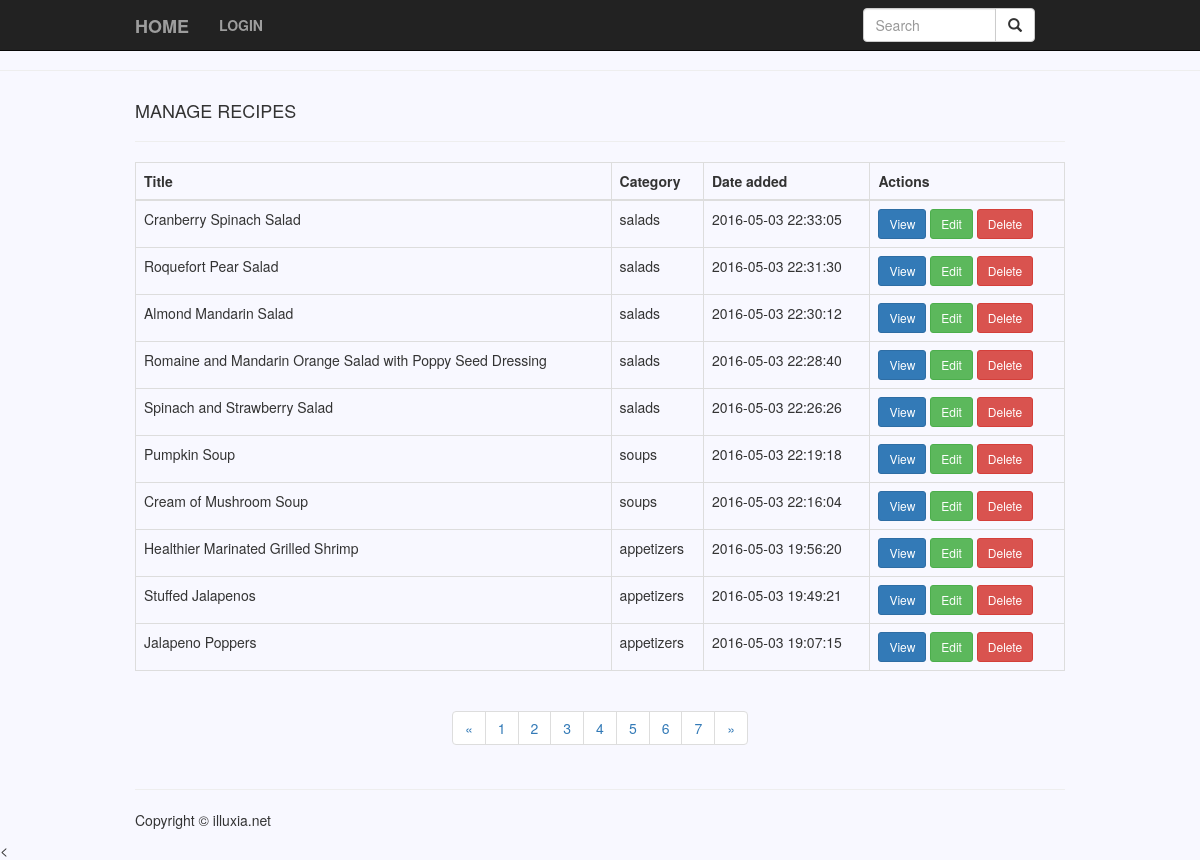
/admin/manage.php, run on the app's committed database.
### tables this page shows
CREATE TABLE `recipe` (
  `id` int(11) NOT NULL AUTO_INCREMENT,
  `recipetitle` text NOT NULL,
  `recipedescription` text NOT NULL,
  `recipeingredients` text NOT NULL,
  `recipedate` datetime NOT NULL,
  `recipecategory` varchar(30) NOT NULL,
  `recipeimage` blob NOT NULL,
  PRIMARY KEY (`id`)
);

### includes/admin.php (called while the page is built, shortened)
<?php
require_once('database.php');
class Admin {
    public $db = '';
    public function __construct(){
        $this->db = new Database;
    }
    public function getAllRecipes(){
        if (isset($_GET["page"])) {
            $page  = $_GET["page"];
        } else {
            $page=1;
        }
        $num_rec_per_page=10;
        $start_from = ($page-1) * $num_rec_per_page;
        $recipes = $return = array();
        $query = $this->db->pdo->prepare("SELECT * FROM recipe ORDER BY recipedate DESC LIMIT $start_from, $num_rec_per_page");
        try {
            $query->execute();
            for($i=0; $row = $query->fetch(); $i++){
                $return[$i] = array();
                foreach($row as $key => $rowitem){
                    $return[$i][$key] = $rowitem;
                }
            }
        }catch (PDOException $e) {
            echo $e->getMessage();
        }
        $recipes = $return;
        $query = $this->db->pdo->prepare("SELECT * FROM recipe");
        try {
            $query->execute();
        }catch (PDOException $e) {
            echo $e->getMessage();
        }
        $total_records = $query->rowCount();
        $total_pages = ceil($total_records / $num_rec_per_page);
        include_once('templates/managerecipes.php');
    }
}

### includes/database.php (called while the page is built, shortened)
<?php
class Database{
    public function __construct(){
        $this->dbserver = 'localhost';
        $this->database = 'cookbook';
        $this->username = 'illuxia';
        $this->password = 'qwerty';
        $this->pdo = new PDO("mysql:host=".$this->dbserver.";dbname=".$this->database, $this->username, $this->password);
    }
}

### admin/templates/managerecipes.php (the view, shortened to what this page needs)
<?php require_once('../header.php');?>
<hr>
<div class = "container">
	<section class="content">
		<div class="row">
			<div class="col-xs-12">
				<div class="box">
					<div class="box-header">
						<h4 class="box-title">MANAGE RECIPES</h4>
					</div>
					<hr>
					<div class="box-body">
						<table id="example2" class="table table-bordered table-hover">
							<thead>
							<tr>
								<th>Title</th>
								<th>Category</th>
								<th>Date added</th>
								<th>Actions</th>
							</tr>
							</thead>
							<tbody>
							<?php foreach($recipes as $recipe): ?>
								<tr>
									<td><?php echo htmlentities($recipe['recipetitle']); ?></td>
									<td><?php echo ($recipe['recipecategory']); ?></td>
									<td><?php echo ($recipe['recipedate']); ?></td>
									<td class="center">
										<form action="" method="post">
											<div>
												<button type="submit" name="action" value="view" class="btn btn-primary btn-sm">View</button>
												<button type="submit" name="action" value="edit" class="btn btn-success btn-sm">Edit</button>
												<button type="submit" name="action" value="delete" class="btn btn-danger btn-sm">Delete</button>
											</div>
										</form>
									</td>
								</tr>
							<?php endforeach; ?>
							</tbody>
						</table>
					</div>
				</div>
			</div>
		</div>
	</section>
</div>
<div class="row text-center">
	<div class="col-lg-12">
		<ul class="pagination">
			<li>
				<?php echo "<a href='?page=1'>".'&laquo;'."</a> ";  ?>
			</li>
			<li>
				<?php for ($i=1; $i<=$total_pages; $i++) {
					echo "<a href='?page=".$i."'>".$i."</a> ";
				};?>
			</li>
			<li>
				<?php echo "<a href='?page=$total_pages'>".'&raquo;'."</a> ";  ?>
			</li>
		</ul>
	</div>
</div>
<?php require_once('../footer.php');?>

### header.php (shortened to what this page needs)
<?php
require_once('includes/database.php');
function loggedIn() {
    return isset($_SESSION['user']);
}
?>
<!DOCTYPE html>
<html lang="en">
<head>
    <link href="/css/bootstrap.min.css" rel="stylesheet">
    <link href="/css/mycustomstyles.css" rel="stylesheet">
    <link href="/css/tables.css" rel="stylesheet" type="text/css">
</head>
<body>
<div class="navbar navbar-inverse navbar-fixed-top" role="navigation">
    <div class="container">
        <div class="navbar-header">
            <a class="navbar-brand" rel="home" href="/index.php"><strong>HOME</strong></a>
        </div>
        <div class="collapse navbar-collapse">
            <ul class="nav navbar-nav">
                <?php if(loggedIn()) : ?>
                    <li><a href="/admin/logout.php"><strong>LOGOUT</strong></a></li>
                    <li><a href="/admin/manage.php"><strong>MANAGE</strong></a></li>
                    <li><a href="/admin/private/index.php"><strong>PRIVATE</strong></a></li>
                    <li><a href="/admin/templates/newrecipe.php"><strong>NEW</strong></a></li>
                <?php else: ?>
                    <li><a href="/admin/"><strong>LOGIN</strong></a></li>
                <?php endif; ?>
            </ul>
            <div class="col-sm-3 col-md-3 pull-right">
                <form class="navbar-form" role="search" name="search" method="get" action="/frontend/templates/search.php">
                <div class="input-group">
                    <input type="text" class="form-control" placeholder="Search" name="keyword" id="keyword">
                    <div class="input-group-btn">
                        <button class="btn btn-default" type="submit"><i class="glyphicon glyphicon-search"></i></button>
                    </div>
                </div>
                </form>
            </div>
        </div>
    </div>
</div>

### admin/manage.php
<?php require_once('../header.php');?>
<?php require_once('../includes/admin.php');?>
<?php
$adminRecipe = new Admin;
if(!empty($_POST['action']) && (!empty($_POST['id']))){
    switch ($_POST['action']){
        case 'view':
            $adminRecipe->view($_POST['id']);
            break;
        case 'edit':
            $adminRecipe->edit($_POST['id']);
            break;
        case 'delete':
            $adminRecipe->delete($_POST['id']);
            break;
        default:
            $adminRecipe->getAllRecipes();
            break;
    }
}else{
    $adminRecipe->getAllRecipes();
}
?>
<?php require_once('../footer.php');?>

### footer.php (shortened to what this page needs)
<div class="container">
    <hr>
    <footer>
        <div class="row">
            <div class="col-lg-12">
                <p>Copyright &copy; illuxia.net</p>
            </div>
        </div>
    </footer>
</div>
<
</body>
</html>

### css/mycustomstyles.css (style rules this page uses)
body { background-color: ghostwhite; padding-top: 50px; }
.container { margin: 0 auto; width:80%; }

### css/tables.css (style rules this page uses)
table.table-bordered thead th, table.table-bordered thead td { border-left-width: 0; border-top-width: 0; }
table.table-bordered tbody th, table.table-bordered tbody td { border-left-width: 0; border-bottom-width: 0; }
table.table-bordered th:last-child, table.table-bordered td:last-child { border-right-width: 0; }

### data on the page
recipe: recipetitle "Cranberry Spinach Salad", recipecategory "salads", recipedate "2016-05-03 22:33:05"
recipe: recipetitle "Roquefort Pear Salad", recipecategory "salads", recipedate "2016-05-03 22:31:30"
recipe: recipetitle "Almond Mandarin Salad", recipecategory "salads", recipedate "2016-05-03 22:30:12"
recipe: recipetitle "Romaine and Mandarin Orange Salad with Poppy Seed Dressing", recipecategory "salads", recipedate "2016-05-03 22:28:40"
recipe: recipetitle "Spinach and Strawberry Salad", recipecategory "salads", recipedate "2016-05-03 22:26:26"
recipe: recipetitle "Pumpkin Soup", recipecategory "soups", recipedate "2016-05-03 22:19:18"
recipe: recipetitle "Cream of Mushroom Soup", recipecategory "soups", recipedate "2016-05-03 22:16:04"
recipe: recipetitle "Healthier Marinated Grilled Shrimp", recipecategory "appetizers", recipedate "2016-05-03 19:56:20"
recipe: recipetitle "Stuffed Jalapenos", recipecategory "appetizers", recipedate "2016-05-03 19:49:21"
recipe: recipetitle "Jalapeno Poppers", recipecategory "appetizers", recipedate "2016-05-03 19:07:15"
